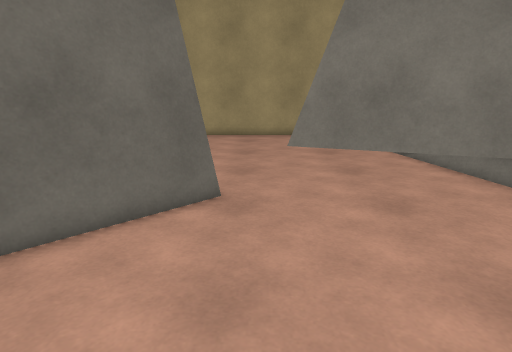
view 1 (above)

17 first-person views from a walk through a 3-D level made in the Unity game engine. The camera is 1.4 m above the floor, tilts 14° down and sees 75° across. The floor is counted in squares, 0.5 m on a side. Each view is taken from the middle of a square. On the plan, view 1 faces up. The plan holds only what a view shows up to about 20 squares ahead; the rest is blank. The place goes on beyond the plan. The player character is not drawn. Surface patterns are stand-ins for the level's own textures.

view 2
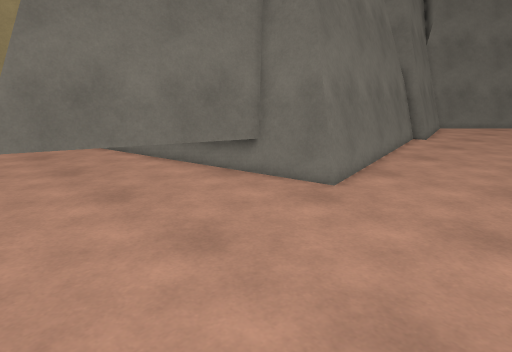

view 3
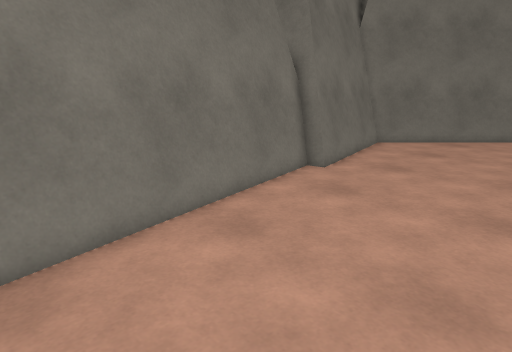

view 4
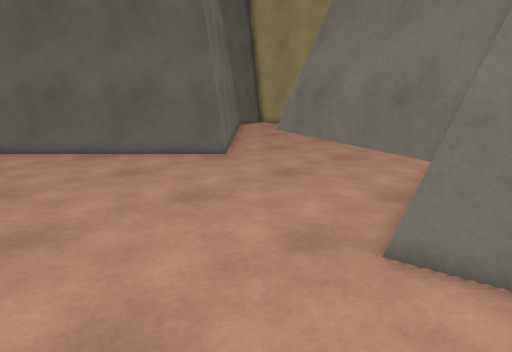

view 5
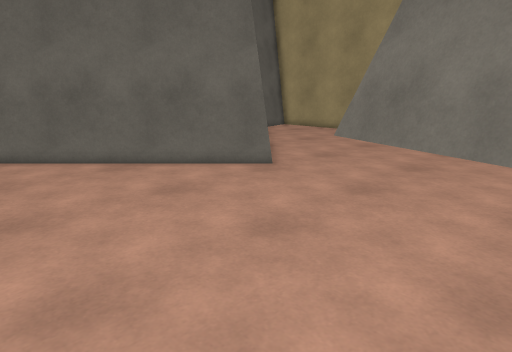

view 6
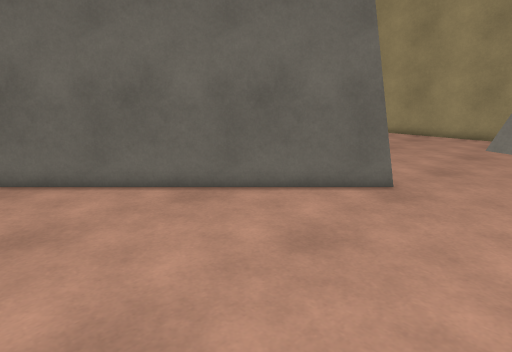

view 7
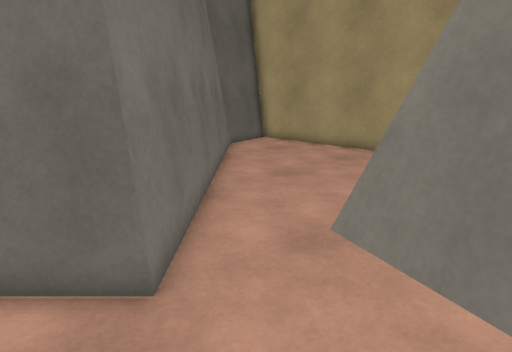

view 8
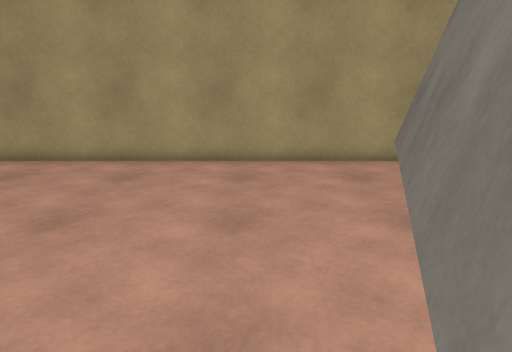

view 9
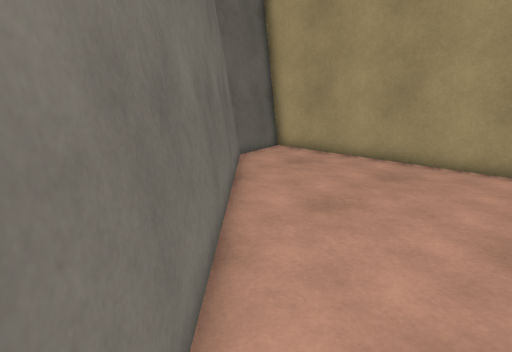

view 10
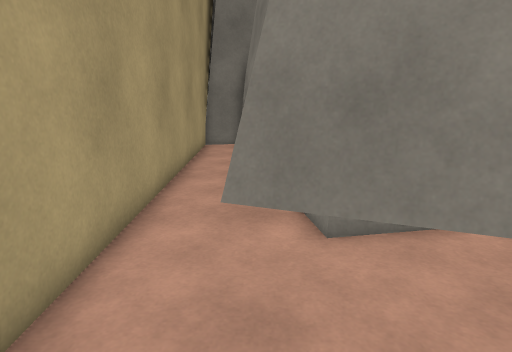

view 11
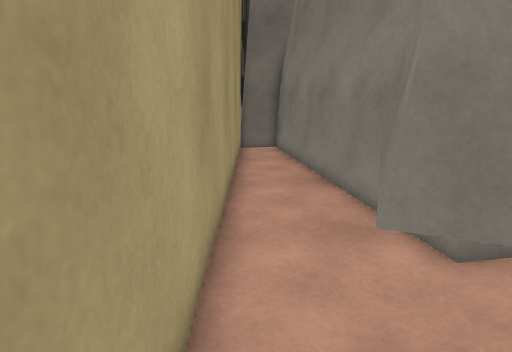

view 12
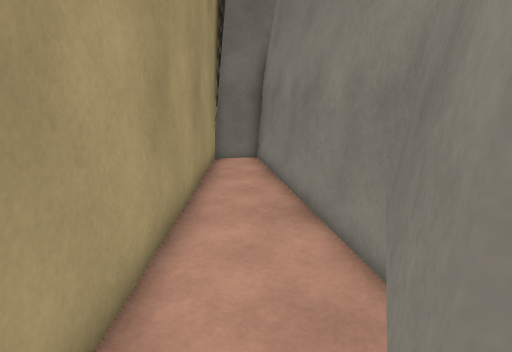

view 13
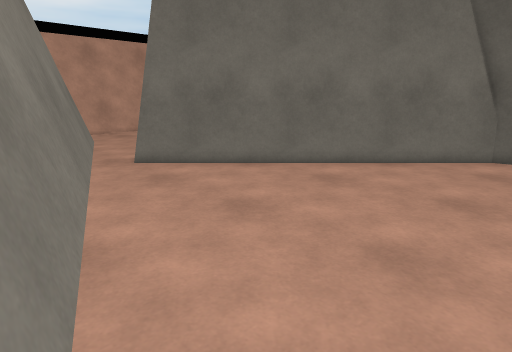

view 14
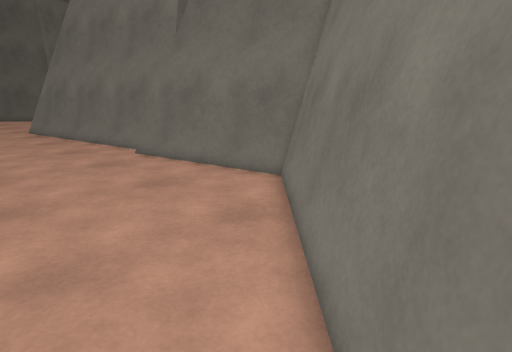

view 15
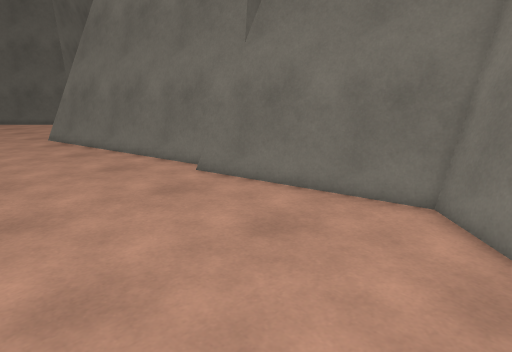

view 16
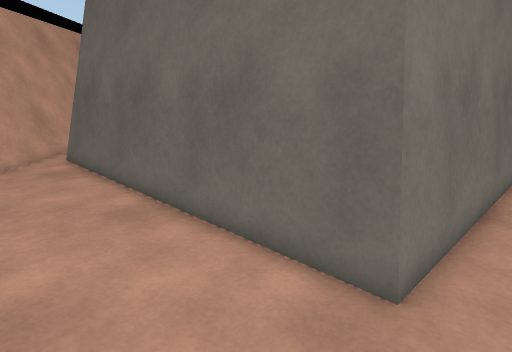

view 17
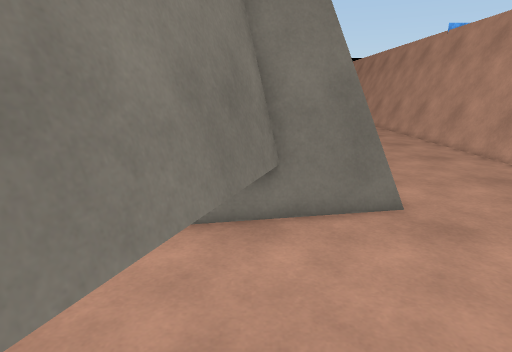

### Floor plan
Key: @ floor where view 1 was taken; # wall or solid block; . floor; = window, fence, low wall or low ledge; T thing the floor can be seen under or through.
Columns run from 12 left of view 1 to 37 right of it. Each row starts with its distance up from view 1.
 23 ################################
 22 #..............................#
 21 #................=............##
 20 #................###....=#######
 19 ##..............###########
 18  ##.............##
 17   ##...........=#
 16    ##..........T#
 15     ##.........T#
 14      ##.......=T
 13       ##......TT
 12        ##.....T
 11         ##...TTT
 10          ##..TTTTT
  9          ##....=TTTT#
  8          ##.......=###               #######
  7         ##..........=#     ############=#.=##
  6        ##............########==#..==.......=##
  5       ##.............###==#.................=##
  4      ##......................................=##
  3     ##........................................=##
  2    ##..........................................=##
  1   ##............................................=#
  0  ##.........@..................................
 -1  =....   .... .......  ...........    ...  ...   .
 -2 ###..                    .........

Where each view was taken, in squares from view 1:
view 1: 0 up, 0 right, facing up
view 2: 1 down, 0 right, facing up-right
view 3: 1 down, 11 right, facing up-right
view 4: 1 down, 11 right, facing up-left
view 5: 1 down, 8 right, facing up-left
view 6: 1 down, 3 right, facing up-left
view 7: 7 up, 3 right, facing up-left
view 8: 9 up, 0 right, facing up
view 9: 9 up, 0 right, facing up-left
view 10: 20 up, 0 right, facing right
view 11: 22 up, 1 right, facing right
view 12: 21 up, 4 right, facing right
view 13: 22 up, 5 right, facing down-left
view 14: 1 down, 37 right, facing up-left
view 15: 1 down, 32 right, facing up-left
view 16: 7 up, 3 right, facing left
view 17: 8 up, 1 right, facing right
